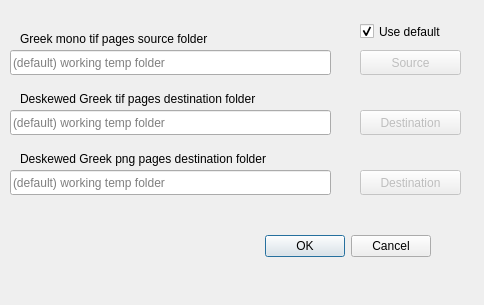
<?xml version="1.0" encoding="UTF-8"?>
<ui version="4.0">
 <class>deskew_greekmonoDialog</class>
 <widget class="QDialog" name="deskew_greekmonoDialog">
  <property name="windowModality">
   <enum>Qt::ApplicationModal</enum>
  </property>
  <property name="geometry">
   <rect>
    <x>0</x>
    <y>0</y>
    <width>484</width>
    <height>305</height>
   </rect>
  </property>
  <property name="windowTitle">
   <string>Deskew  Greek tif and png mono pages</string>
  </property>
  <widget class="QDialogButtonBox" name="buttonBox">
   <property name="geometry">
    <rect>
     <x>260</x>
     <y>230</y>
     <width>171</width>
     <height>32</height>
    </rect>
   </property>
   <property name="orientation">
    <enum>Qt::Horizontal</enum>
   </property>
   <property name="standardButtons">
    <set>QDialogButtonBox::Cancel|QDialogButtonBox::Ok</set>
   </property>
  </widget>
  <widget class="QLineEdit" name="SourceLineEdit">
   <property name="geometry">
    <rect>
     <x>10</x>
     <y>50</y>
     <width>321</width>
     <height>25</height>
    </rect>
   </property>
   <property name="placeholderText">
    <string>(default) working temp folder</string>
   </property>
  </widget>
  <widget class="QPushButton" name="SourceButton">
   <property name="enabled">
    <bool>false</bool>
   </property>
   <property name="geometry">
    <rect>
     <x>360</x>
     <y>50</y>
     <width>101</width>
     <height>25</height>
    </rect>
   </property>
   <property name="text">
    <string>Source</string>
   </property>
   <property name="icon">
    <iconset resource="../UI_Icons.qrc">
     <normaloff>:/Icons/Icons/tiff-file.png</normaloff>:/Icons/Icons/tiff-file.png</iconset>
   </property>
  </widget>
  <widget class="QPushButton" name="DestPngButton">
   <property name="enabled">
    <bool>false</bool>
   </property>
   <property name="geometry">
    <rect>
     <x>360</x>
     <y>170</y>
     <width>101</width>
     <height>25</height>
    </rect>
   </property>
   <property name="text">
    <string>Destination</string>
   </property>
   <property name="icon">
    <iconset resource="../UI_Icons.qrc">
     <normaloff>:/Icons/Icons/png-file.png</normaloff>:/Icons/Icons/png-file.png</iconset>
   </property>
  </widget>
  <widget class="QLineEdit" name="DestPngLineEdit">
   <property name="enabled">
    <bool>true</bool>
   </property>
   <property name="geometry">
    <rect>
     <x>10</x>
     <y>170</y>
     <width>321</width>
     <height>25</height>
    </rect>
   </property>
   <property name="placeholderText">
    <string>(default) working temp folder</string>
   </property>
  </widget>
  <widget class="QLabel" name="SourceLabel">
   <property name="geometry">
    <rect>
     <x>20</x>
     <y>30</y>
     <width>251</width>
     <height>17</height>
    </rect>
   </property>
   <property name="text">
    <string>Greek mono tif pages source folder</string>
   </property>
  </widget>
  <widget class="QLabel" name="DestPngLabel">
   <property name="geometry">
    <rect>
     <x>20</x>
     <y>150</y>
     <width>321</width>
     <height>17</height>
    </rect>
   </property>
   <property name="text">
    <string>Deskewed Greek png pages destination folder</string>
   </property>
  </widget>
  <widget class="QLineEdit" name="DestTifLineEdit">
   <property name="enabled">
    <bool>true</bool>
   </property>
   <property name="geometry">
    <rect>
     <x>10</x>
     <y>110</y>
     <width>321</width>
     <height>25</height>
    </rect>
   </property>
   <property name="placeholderText">
    <string>(default) working temp folder</string>
   </property>
  </widget>
  <widget class="QLabel" name="DestTifLabel">
   <property name="geometry">
    <rect>
     <x>20</x>
     <y>90</y>
     <width>311</width>
     <height>17</height>
    </rect>
   </property>
   <property name="text">
    <string>Deskewed Greek tif pages destination folder</string>
   </property>
  </widget>
  <widget class="QPushButton" name="DestTifButton">
   <property name="enabled">
    <bool>false</bool>
   </property>
   <property name="geometry">
    <rect>
     <x>360</x>
     <y>110</y>
     <width>101</width>
     <height>25</height>
    </rect>
   </property>
   <property name="text">
    <string>Destination</string>
   </property>
   <property name="icon">
    <iconset resource="../UI_Icons.qrc">
     <normaloff>:/Icons/Icons/tiff-file.png</normaloff>:/Icons/Icons/tiff-file.png</iconset>
   </property>
  </widget>
  <widget class="QCheckBox" name="defaultsrcBox">
   <property name="geometry">
    <rect>
     <x>360</x>
     <y>20</y>
     <width>101</width>
     <height>23</height>
    </rect>
   </property>
   <property name="text">
    <string>Use default</string>
   </property>
   <property name="checked">
    <bool>true</bool>
   </property>
  </widget>
 </widget>
 <resources>
  <include location="../UI_Icons.qrc"/>
 </resources>
 <connections>
  <connection>
   <sender>buttonBox</sender>
   <signal>accepted()</signal>
   <receiver>deskew_greekmonoDialog</receiver>
   <slot>accept()</slot>
   <hints>
    <hint type="sourcelabel">
     <x>248</x>
     <y>254</y>
    </hint>
    <hint type="destinationlabel">
     <x>157</x>
     <y>274</y>
    </hint>
   </hints>
  </connection>
  <connection>
   <sender>buttonBox</sender>
   <signal>rejected()</signal>
   <receiver>deskew_greekmonoDialog</receiver>
   <slot>reject()</slot>
   <hints>
    <hint type="sourcelabel">
     <x>316</x>
     <y>260</y>
    </hint>
    <hint type="destinationlabel">
     <x>286</x>
     <y>274</y>
    </hint>
   </hints>
  </connection>
 </connections>
</ui>
